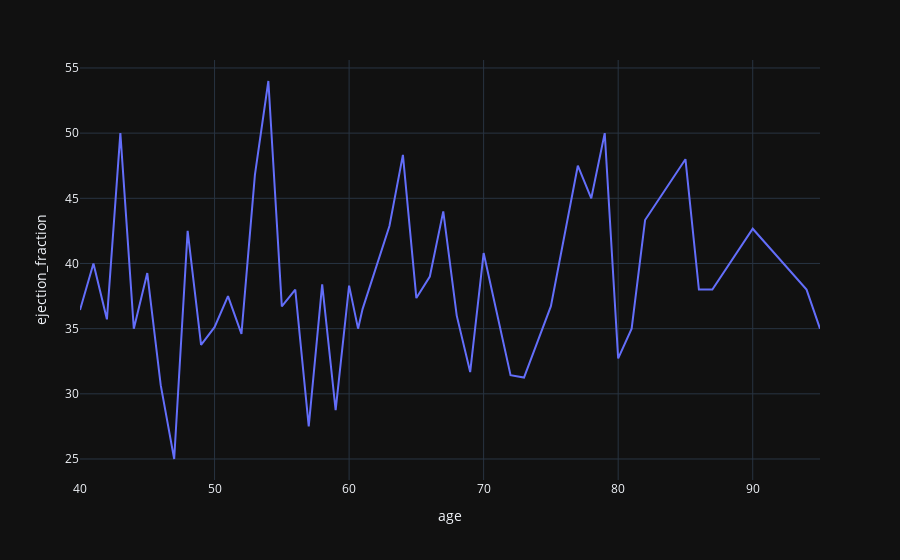

Notebook code for this chart:
### Code cell
df_agrupado = df.groupby("age").mean().reset_index()
fig2 = px.line(df_agrupado, x = "age", y = "ejection_fraction", template = "plotly_dark")
fig2.show()

### Figure 1 — Plotly figure (JSON) as saved in the notebook; plotly's stock layout.template omitted (floating-point values rounded to 4 significant figures)
{"data": [{"hovertemplate": "age=%{x}<br>ejection_fraction=%{y}<extra></extra>", "legendgroup": "", "line": {"color": "#636efa", "dash": "solid"}, "marker": {"symbol": "circle"}, "mode": "lines", "name": "", "orientation": "v", "showlegend": false, "type": "scatter", "x": [40, 41, 42, 43, 44, 45, 46, 47, 48, 49, 50, 51, 52, 53, 54, 55, 56, 57, 58, 59, 60, 60.67, 61, 62, 63, 64, 65, 66, 67, 68, 69, 70, 72, 73, 75, 77, 78, 79, 80, 81, 82, 85, 86, 87, 90, 94, 95], "xaxis": "x", "y": [36.43, 40, 35.71, 50, 35, 39.26, 30.67, 25, 42.5, 33.75, 35.11, 37.5, 34.6, 46.8, 54, 36.71, 38, 27.5, 38.4, 28.75, 38.3, 35, 36.5, 39.6, 42.88, 48.33, 37.35, 39, 44, 36, 31.67, 40.8, 31.43, 31.25, 36.73, 47.5, 45, 50, 32.71, 35, 43.33, 48, 38, 38, 42.67, 38, 35], "yaxis": "y"}], "layout": {"legend": {"tracegroupgap": 0}, "margin": {"t": 60}, "xaxis": {"anchor": "y", "domain": [0, 1], "title": {"text": "age"}}, "yaxis": {"anchor": "x", "domain": [0, 1], "title": {"text": "ejection_fraction"}}}}
